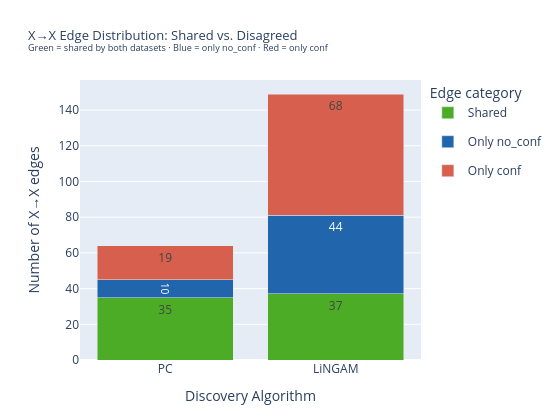

The cell this chart's notebook holds for it:
### Markdown cell above
## 3. Edge Set Comparison: Shared vs. Disagreed Edges

For each algorithm (PC, LiNGAM) we compare the **X→X edges** (causal structure among features) between the two datasets.  
`adj[i,j]=1` means a directed edge X_i → X_j was discovered.

- **Shared**: edges present in *both* datasets
- **Only no_conf**: edges discovered only in the no-confounder dataset
- **Only conf**: edges discovered only in the confounder dataset

### Code cell
def edge_comparison(adj_A, adj_B, names):
    """Compare X→X edge sets between two adjacency matrices."""
    edges_A = adj_to_edges(adj_A, names)
    edges_B = adj_to_edges(adj_B, names)
    shared   = edges_A & edges_B
    only_A   = edges_A - edges_B
    only_B   = edges_B - edges_A
    union    = edges_A | edges_B
    jaccard  = len(shared) / len(union) if union else 0.0
    return dict(
        edges_A  = edges_A,
        edges_B  = edges_B,
        shared   = shared,
        only_A   = only_A,
        only_B   = only_B,
        union    = union,
        jaccard  = jaccard,
        n_A      = len(edges_A),
        n_B      = len(edges_B),
        n_shared = len(shared),
        n_only_A = len(only_A),
        n_only_B = len(only_B),
    )

cmp_pc     = edge_comparison(pc_xx_A, pc_xx_B, x_names)
cmp_lingam = edge_comparison(lg_xx_A, lg_xx_B, x_names)

for algo, cmp in [("PC", cmp_pc), ("LiNGAM", cmp_lingam)]:
    print(f"{'─'*60}")
    print(f"  {algo} — X→X Edge Comparison")
    print(f"{'─'*60}")
    print(f"  {LABEL_A:<12}: {cmp['n_A']:>4} edges")
    print(f"  {LABEL_B:<12}: {cmp['n_B']:>4} edges")
    print(f"  Shared       : {cmp['n_shared']:>4} edges  ({100*cmp['n_shared']/max(1,cmp['n_A']):.0f}% of no_conf, "
          f"{100*cmp['n_shared']/max(1,cmp['n_B']):.0f}% of conf)")
    print(f"  Only no_conf : {cmp['n_only_A']:>4} edges")
    print(f"  Only conf    : {cmp['n_only_B']:>4} edges")
    print(f"  Jaccard sim. : {cmp['jaccard']:.3f}")
    print()

# ── Stacked bar chart ─────────────────────────────────────────────────────────
fig_edge_cmp = go.Figure()
categories  = ["Shared", f"Only {LABEL_A}", f"Only {LABEL_B}"]
colors_bar  = [COLORS["shared"], COLORS["only_A"], COLORS["only_B"]]

for algo, cmp in [("PC", cmp_pc), ("LiNGAM", cmp_lingam)]:
    vals = [cmp["n_shared"], cmp["n_only_A"], cmp["n_only_B"]]
    for cat, val, col in zip(categories, vals, colors_bar):
        fig_edge_cmp.add_trace(go.Bar(
            name=cat, x=[algo], y=[val],
            marker_color=col,
            text=[str(val)], textposition="inside",
            legendgroup=cat,
            showlegend=(algo == "PC"),
        ))

fig_edge_cmp.update_layout(
    barmode="stack",
    title=dict(
        text=(
            f"X→X Edge Distribution: Shared vs. Disagreed<br>"
            f"<sup>Green = shared by both datasets · Blue = only no_conf · Red = only conf</sup>"
        ),
        font=dict(size=13),
    ),
    xaxis=dict(title="Discovery Algorithm", tickfont=dict(size=12)),
    yaxis=dict(title="Number of X→X edges"),
    height=420, width=560,
    legend=dict(title="Edge category"),
    margin=dict(t=80, b=60),
)
fig_edge_cmp.show()

### Figure 1 — Plotly figure (JSON) as saved in the notebook; plotly's stock layout.template omitted (floating-point values rounded to 4 significant figures)
{"data": [{"legendgroup": "Shared", "marker": {"color": "#4dac26"}, "name": "Shared", "showlegend": true, "text": ["35"], "textposition": "inside", "type": "bar", "x": ["PC"], "y": [35]}, {"legendgroup": "Only no_conf", "marker": {"color": "#2166ac"}, "name": "Only no_conf", "showlegend": true, "text": ["10"], "textposition": "inside", "type": "bar", "x": ["PC"], "y": [10]}, {"legendgroup": "Only conf", "marker": {"color": "#d6604d"}, "name": "Only conf", "showlegend": true, "text": ["19"], "textposition": "inside", "type": "bar", "x": ["PC"], "y": [19]}, {"legendgroup": "Shared", "marker": {"color": "#4dac26"}, "name": "Shared", "showlegend": false, "text": ["37"], "textposition": "inside", "type": "bar", "x": ["LiNGAM"], "y": [37]}, {"legendgroup": "Only no_conf", "marker": {"color": "#2166ac"}, "name": "Only no_conf", "showlegend": false, "text": ["44"], "textposition": "inside", "type": "bar", "x": ["LiNGAM"], "y": [44]}, {"legendgroup": "Only conf", "marker": {"color": "#d6604d"}, "name": "Only conf", "showlegend": false, "text": ["68"], "textposition": "inside", "type": "bar", "x": ["LiNGAM"], "y": [68]}], "layout": {"barmode": "stack", "height": 420, "legend": {"title": {"text": "Edge category"}}, "margin": {"b": 60, "t": 80}, "title": {"font": {"size": 13}, "text": "X→X Edge Distribution: Shared vs. Disagreed<br><sup>Green = shared by both datasets · Blue = only no_conf · Red = only conf</sup>"}, "width": 560, "xaxis": {"tickfont": {"size": 12}, "title": {"text": "Discovery Algorithm"}}, "yaxis": {"title": {"text": "Number of X→X edges"}}}}
